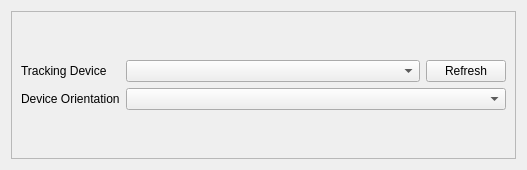
<?xml version="1.0" encoding="UTF-8"?>
<ui version="4.0">
 <class>DeviceSetupForm</class>
 <widget class="QWidget" name="DeviceSetupForm">
  <property name="geometry">
   <rect>
    <x>0</x>
    <y>0</y>
    <width>527</width>
    <height>170</height>
   </rect>
  </property>
  <property name="windowTitle">
   <string>Form</string>
  </property>
  <layout class="QVBoxLayout" name="verticalLayout_2">
   <item>
    <widget class="QFrame" name="frame">
     <property name="frameShape">
      <enum>QFrame::StyledPanel</enum>
     </property>
     <property name="frameShadow">
      <enum>QFrame::Raised</enum>
     </property>
     <layout class="QVBoxLayout" name="verticalLayout">
      <item>
       <layout class="QGridLayout" name="gridLayout">
        <property name="sizeConstraint">
         <enum>QLayout::SetDefaultConstraint</enum>
        </property>
        <item row="0" column="0">
         <widget class="QLabel" name="label_2">
          <property name="sizePolicy">
           <sizepolicy hsizetype="Maximum" vsizetype="Maximum">
            <horstretch>0</horstretch>
            <verstretch>0</verstretch>
           </sizepolicy>
          </property>
          <property name="text">
           <string>Tracking Device</string>
          </property>
         </widget>
        </item>
        <item row="1" column="0">
         <widget class="QLabel" name="label">
          <property name="sizePolicy">
           <sizepolicy hsizetype="Maximum" vsizetype="Maximum">
            <horstretch>0</horstretch>
            <verstretch>0</verstretch>
           </sizepolicy>
          </property>
          <property name="text">
           <string>Device Orientation</string>
          </property>
         </widget>
        </item>
        <item row="1" column="1">
         <widget class="QComboBox" name="CameraOrientation">
          <property name="sizePolicy">
           <sizepolicy hsizetype="Preferred" vsizetype="Maximum">
            <horstretch>0</horstretch>
            <verstretch>0</verstretch>
           </sizepolicy>
          </property>
         </widget>
        </item>
        <item row="0" column="1">
         <layout class="QHBoxLayout" name="horizontalLayout_11">
          <item>
           <widget class="QComboBox" name="DeviceSelector">
            <property name="sizePolicy">
             <sizepolicy hsizetype="Preferred" vsizetype="Maximum">
              <horstretch>0</horstretch>
              <verstretch>0</verstretch>
             </sizepolicy>
            </property>
           </widget>
          </item>
          <item>
           <widget class="QPushButton" name="RefreshDevices">
            <property name="sizePolicy">
             <sizepolicy hsizetype="Maximum" vsizetype="Maximum">
              <horstretch>0</horstretch>
              <verstretch>0</verstretch>
             </sizepolicy>
            </property>
            <property name="text">
             <string>Refresh</string>
            </property>
           </widget>
          </item>
         </layout>
        </item>
       </layout>
      </item>
     </layout>
    </widget>
   </item>
  </layout>
 </widget>
 <tabstops>
  <tabstop>DeviceSelector</tabstop>
  <tabstop>RefreshDevices</tabstop>
  <tabstop>CameraOrientation</tabstop>
 </tabstops>
 <resources/>
 <connections/>
</ui>
